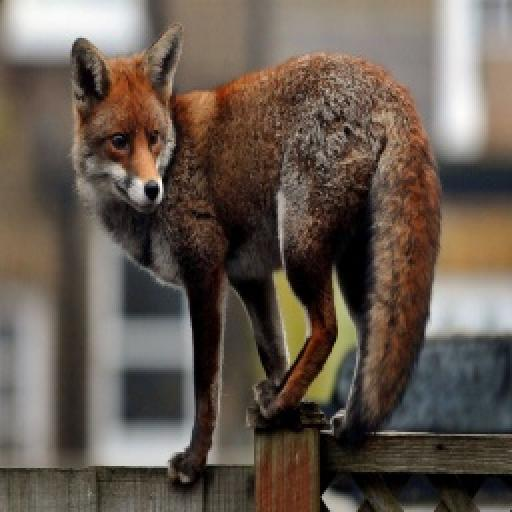
#> input picture dataset_consolidado/test/Sorros_yolo_v3i_yolov11_444S9RVW0IZS_jpg.rf.dd5fa23b438d82d579221744e6c23038.jpg, 512 x 512 px
$ python -i aplicar_filtros.py   (imports and definitions only)
#> lines starting #> are read from the running program, lines starting #| are printed output that depends on the picture
import cv2
import numpy as np
import os
from pathlib import Path
from concurrent.futures import ThreadPoolExecutor, as_completed

BASE = Path(r"D:\SOLEDAD VERSION FINAL")
ANIMALS = ["ZORROS", "OVEJAS", "GALLINAS", "CUYES", "CONEJOS"]
SPLITS = ["train", "test", "valid"]
EXTENSIONS = {".jpg", ".jpeg", ".png", ".bmp", ".tif", ".tiff"}

def infrared_filter(img):
    gray = cv2.cvtColor(img, cv2.COLOR_BGR2GRAY)
    colored = cv2.applyColorMap(gray, cv2.COLORMAP_INFERNO)
    return colored

def night_vision_filter(img):
    hsv = cv2.cvtColor(img, cv2.COLOR_BGR2HSV)
    h, s, v = cv2.split(hsv)
    v = cv2.addWeighted(v, 1.0, np.zeros_like(v), 0, 0)
    v = np.clip(v * 0.7, 0, 255).astype(np.uint8)
    hsv_night = cv2.merge([h, s, v])
    img_dark = cv2.cvtColor(hsv_night, cv2.COLOR_HSV2BGR)
    night = img_dark.copy()
    night[:, :, 1] = np.clip(night[:, :, 1] * 1.4, 0, 255)
    night[:, :, 2] = np.clip(night[:, :, 2] * 0.6, 0, 255)
    noise = np.random.normal(0, 8, night.shape).astype(np.uint8)
    night = cv2.addWeighted(night, 1.0, noise, 0.15, 0)
    kernel = np.ones((2, 2), np.float32) / 4
    night = cv2.filter2D(night, -1, kernel)
    return night

def process_image(src_path, dst_infrared, dst_night):
#> called with dst_infrared = 'out.png', dst_night = 'out1.png'
    try:
        img = cv2.imread(str(src_path))
#> img is the input picture: shape (512, 512, 3); mean B, G, R 79.3, 89.3, 101.4
        if img is None:
            return f"FAIL read: {src_path.name}"
        h, w = img.shape[:2]
#> h = 512; w = 512
        if h > 0 and w > 0:
            ir = infrared_filter(img)
#> in infrared_filter, `colored = cv2.applyColorMap(gray, cv2.COLORMAP_INFERNO)`:
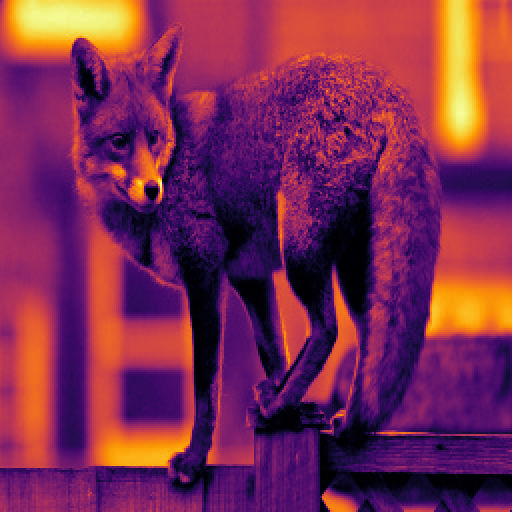
#> colored: shape (512, 512, 3); mean B, G, R 82.3, 42.9, 124.9
            cv2.imwrite(str(dst_infrared), ir)
            nv = night_vision_filter(img)
#> in night_vision_filter, `hsv = cv2.cvtColor(img, cv2.COLOR_BGR2HSV)`: hsv: shape (512, 512, 3); mean H, S, V 33.7, 77, 102.8
#> in night_vision_filter, `h, s, v = cv2.split(hsv)`:
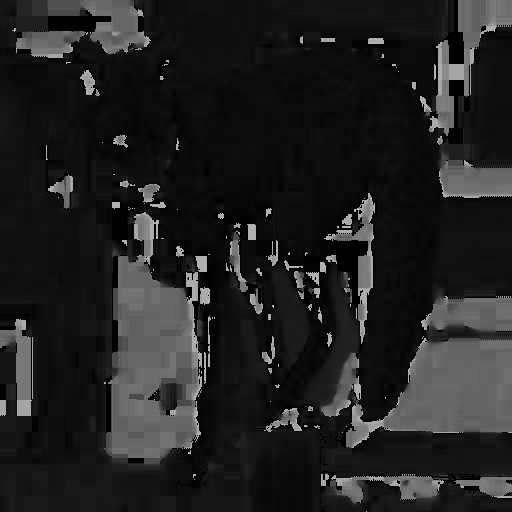
#> h: shape (512, 512); min 0, max 179, mean 33.7
#> in night_vision_filter, `h, s, v = cv2.split(hsv)`:
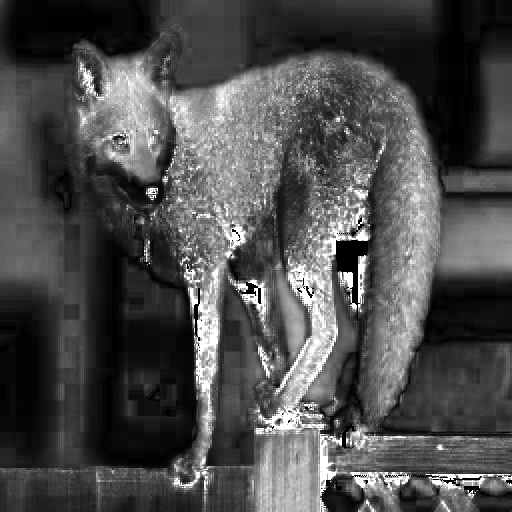
#> s: shape (512, 512); min 0, max 255, mean 77
#> in night_vision_filter, `v = np.clip(v * 0.7, 0, 255).astype(np.uint8)`:
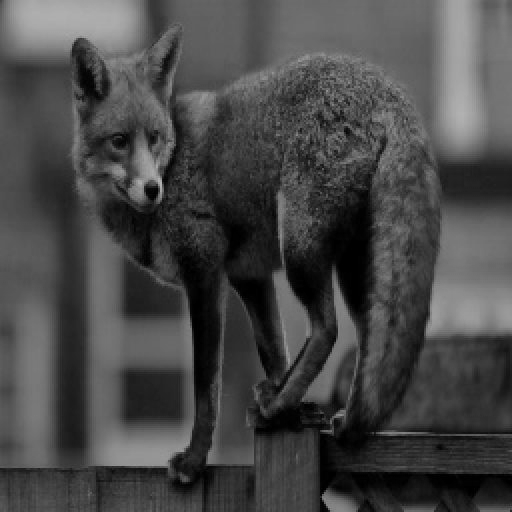
#> v: shape (512, 512); min 0, max 178, mean 71.5
#> in night_vision_filter, `hsv_night = cv2.merge([h, s, v])`: hsv_night: shape (512, 512, 3); mean H, S, V 33.7, 77, 71.5
#> in night_vision_filter, `img_dark = cv2.cvtColor(hsv_night, cv2.COLOR_HSV2BGR)`:
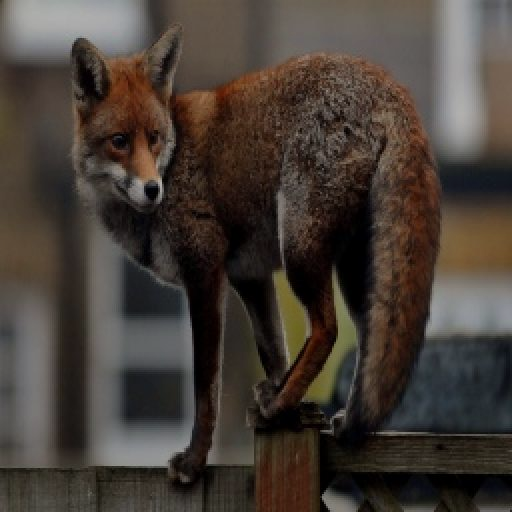
#> img_dark: shape (512, 512, 3); mean B, G, R 54.8, 61.7, 70.4
#> in night_vision_filter, `night[:, :, 2] = np.clip(night[:, :, 2] * 0.6, 0, 255)`:
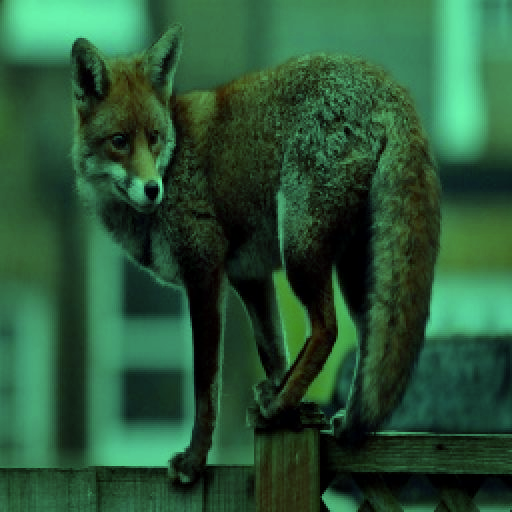
#> night: shape (512, 512, 3); mean B, G, R 54.8, 85.9, 41.9
#> in night_vision_filter, `night = cv2.addWeighted(night, 1.0, noise, 0.15, 0)`:
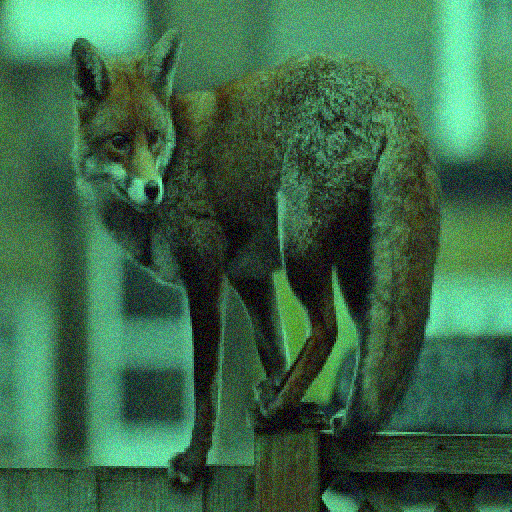
#> night: shape (512, 512, 3); mean B, G, R 72, 103, 59.1
            cv2.imwrite(str(dst_night), nv)
            return f"OK: {src_path.name}"
        else:
            return f"SKIP invalid dims: {src_path.name}"
    except Exception as e:
#> (the run stopped early here; a loop or call above may not have finished)

$ run again, on dataset_consolidado/test/Sorros_yolo_v3i_yolov11_4XMHPP680IWM_jpg.rf.67f0f5dadd0c1fff9ef2b7757af65378.jpg
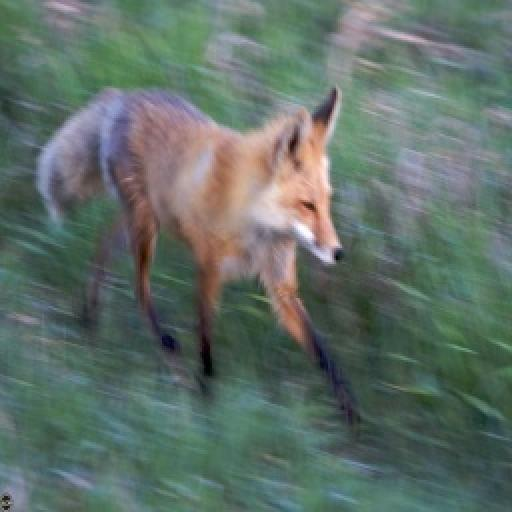
#> input picture dataset_consolidado/test/Sorros_yolo_v3i_yolov11_4XMHPP680IWM_jpg.rf.67f0f5dadd0c1fff9ef2b7757af65378.jpg, 512 x 512 px
#> in process_image, img is the input picture: shape (512, 512, 3); mean B, G, R 104, 111.5, 96.1
#> hsv: shape (512, 512, 3); mean H, S, V 79.2, 59, 117.4
#> hsv_night: shape (512, 512, 3); mean H, S, V 79.2, 59, 81.7
#> in night_vision_filter, `img_dark = cv2.cvtColor(hsv_night, cv2.COLOR_HSV2BGR)`:
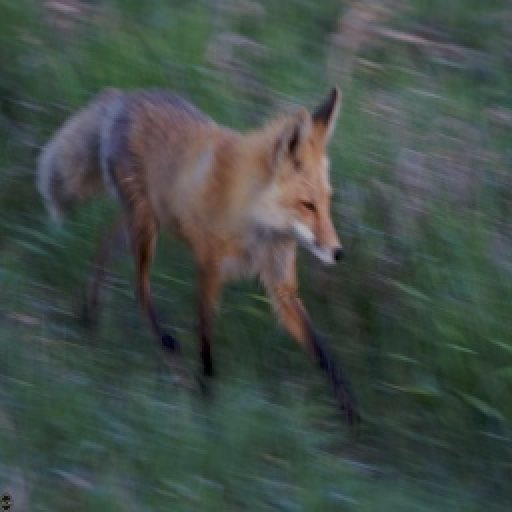
#> img_dark: shape (512, 512, 3); mean B, G, R 72, 77.5, 66.5
#> in night_vision_filter, `night = cv2.addWeighted(night, 1.0, noise, 0.15, 0)`:
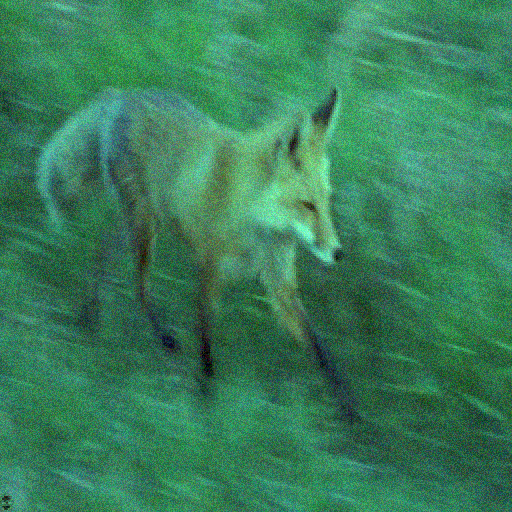
#> night: shape (512, 512, 3); mean B, G, R 89.2, 125.2, 56.7

$ run again, on dataset_consolidado/test/Zorros_v2_zorro_yolov11_zorro124_jpeg.rf.b77214a0ec1d9b20ac09ccd02afb82c9.jpg
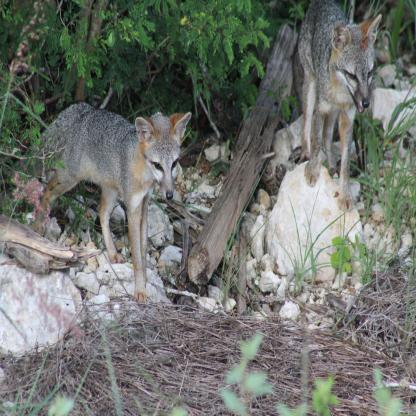
#> input picture dataset_consolidado/test/Zorros_v2_zorro_yolov11_zorro124_jpeg.rf.b77214a0ec1d9b20ac09ccd02afb82c9.jpg, 416 x 416 px
#> in process_image, img is the input picture: shape (416, 416, 3); mean B, G, R 108.5, 114.4, 110.7
#> hsv: shape (416, 416, 3); mean H, S, V 77.8, 36.3, 118.6
#> hsv_night: shape (416, 416, 3); mean H, S, V 77.8, 36.3, 82.5
#> in night_vision_filter, `img_dark = cv2.cvtColor(hsv_night, cv2.COLOR_HSV2BGR)`:
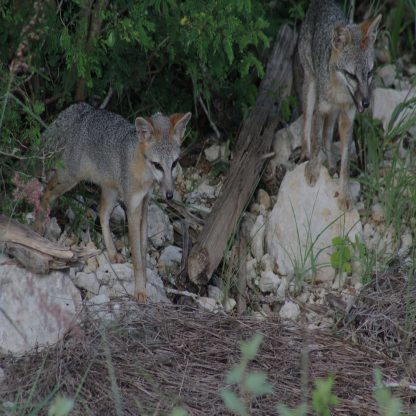
#> img_dark: shape (416, 416, 3); mean B, G, R 75.2, 79.4, 76.8
#> in night_vision_filter, `night = cv2.filter2D(night, -1, kernel)`:
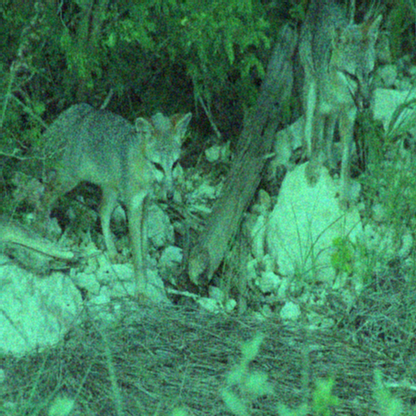
#> night: shape (416, 416, 3); mean B, G, R 92.3, 127.8, 62.9
